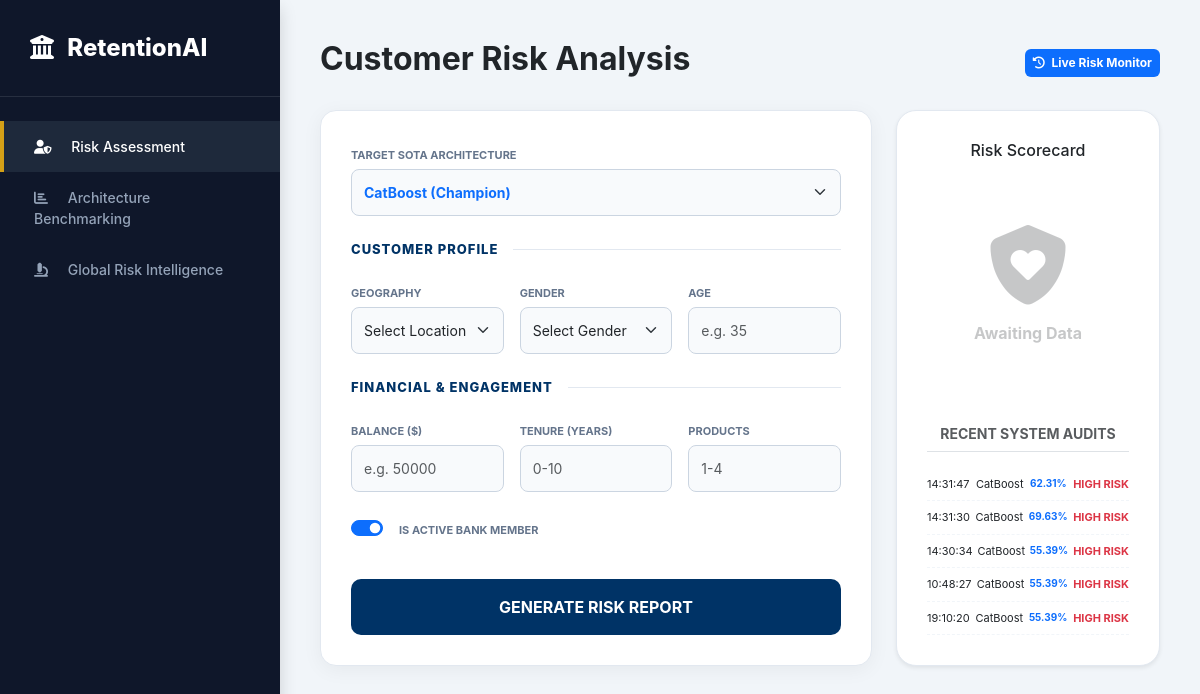
Before: / with the older database file.
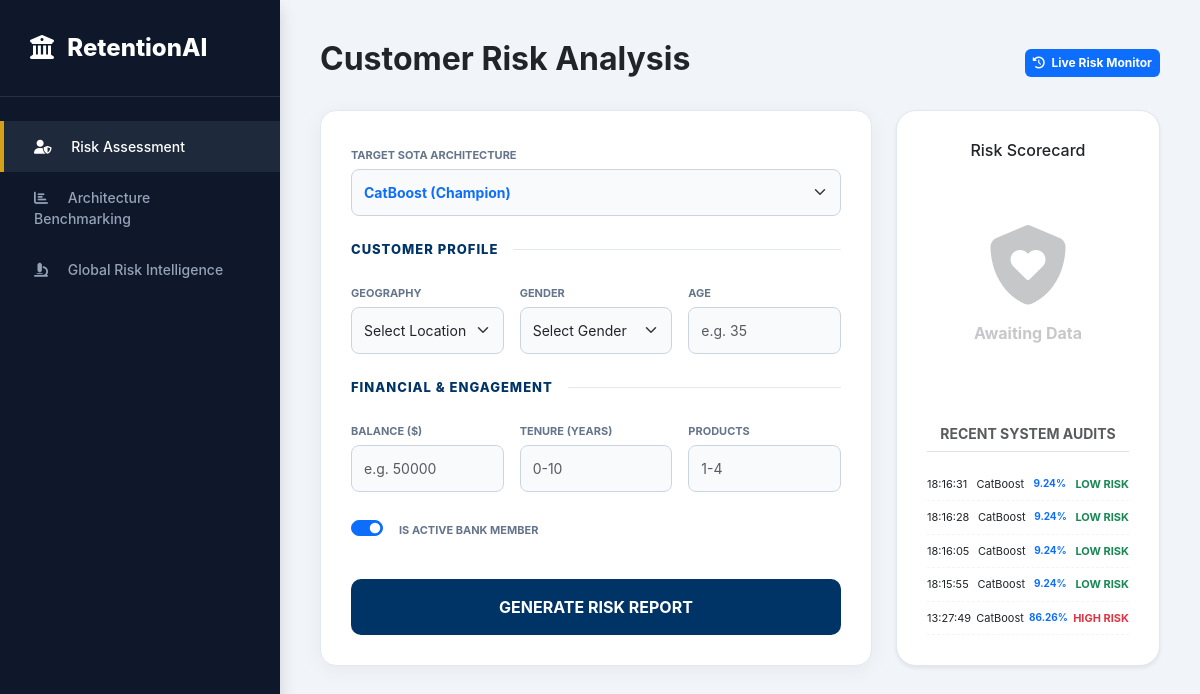
After: the same page with the newer database file.
### tables this page shows
CREATE TABLE predictions
                 (id INTEGER PRIMARY KEY AUTOINCREMENT,
                  time_stamp TEXT,
                  model_used TEXT, 
                  probability TEXT, 
                  result TEXT);

### app.py (the view)
@app.route('/')
def home():
    conn = sqlite3.connect('history.db'); c = conn.cursor()
    c.execute("SELECT time_stamp, model_used, probability, result FROM predictions ORDER BY id DESC LIMIT 5")
    history = c.fetchall(); conn.close()
    return render_template('index.html', inputs=None, history=history)

### templates/index.html (shortened to what this page needs)
<!DOCTYPE html>
<html lang="en">
<head>
    <link href="https://cdn.jsdelivr.net/npm/bootstrap@5.3.0/dist/css/bootstrap.min.css" rel="stylesheet">
    <link rel="stylesheet" href="https://cdnjs.cloudflare.com/ajax/libs/font-awesome/6.4.0/css/all.min.css">
</head>
<body>
    <div class="sidebar shadow">
        <a href="#" class="sidebar-brand"><i class="fa-solid fa-building-columns me-2"></i> RetentionAI</a>
        <div class="nav flex-column mt-4">
            <a class="nav-link active" onclick="showSection('risk-assessment', this)"><i class="fa-solid fa-user-shield me-3"></i> Risk Assessment</a>
            <a class="nav-link" onclick="showSection('model-comparison', this)"><i class="fa-solid fa-chart-bar me-3"></i> Architecture Benchmarking</a>
            <a class="nav-link" onclick="showSection('xai-analysis', this)"><i class="fa-solid fa-microscope me-3"></i> Global Risk Intelligence</a>
        </div>
    </div>
    <div class="main-content">
        <div id="risk-assessment" class="section-view active">
            <div class="d-flex justify-content-between align-items-center mb-4">
                <h2 class="fw-bold">Customer Risk Analysis</h2>
                <span class="badge bg-primary p-2"><i class="fa-solid fa-clock-rotate-left me-1"></i> Live Risk Monitor</span>
            </div>
            <form action="/predict" method="POST">
                <div class="row g-4">
                    <div class="col-lg-8">
                        <div class="glass-card">
                            <div class="mb-4">
                                <label>Target SOTA Architecture</label>
                                <select name="ModelChoice" class="form-select fw-bold text-primary">
                                    <option value="CatBoost" {{'selected' if not inputs or inputs['ModelChoice']=='CatBoost'}}>CatBoost (Champion)</option>
                                </select>
                            </div>
                            <div class="section-title">Customer Profile</div>
                            <div class="row g-3 mb-4">
                                <div class="col-md-4"><label>Geography</label><select name="Geography" class="form-select" required><option value="" disabled {{'selected' if not inputs}}>Select Location</option></select></div>
                                <div class="col-md-4"><label>Gender</label><select name="Gender" class="form-select" required><option value="" disabled {{'selected' if not inputs}}>Select Gender</option></select></div>
                                <div class="col-md-4"><label>Age</label><input type="number" name="Age" class="form-control" placeholder="e.g. 35" value="{{inputs['Age'] if inputs else ''}}" required></div>
                            </div>
                            <div class="section-title">Financial & Engagement</div>
                            <div class="row g-3 mb-4">
                                <div class="col-md-4"><label>Balance ($)</label><input type="number" name="Balance" class="form-control" placeholder="e.g. 50000" value="{{inputs['Balance'] if inputs else ''}}" required></div>
                                <div class="col-md-4"><label>Tenure (Years)</label><input type="number" name="Tenure" class="form-control" placeholder="0-10" value="{{inputs['Tenure'] if inputs else ''}}" required></div>
                                <div class="col-md-4"><label>Products</label><input type="number" name="NumOfProducts" class="form-control" placeholder="1-4" value="{{inputs['NumOfProducts'] if inputs else ''}}" required></div>
                            </div>
                            <div class="form-check form-switch mb-3"><input class="form-check-input" type="checkbox" name="IsActiveMember" value="1" {{'checked' if not inputs or inputs['IsActiveMember']}}><label class="switch-label fw-bold ms-2">Is Active Bank Member</label></div>
                            <button type="submit" class="btn-predict">GENERATE RISK REPORT</button>
                        </div>
                    </div>
                    <div class="col-lg-4">
                        <div class="analysis-card shadow-sm d-flex flex-column">
                            <h6 class="engine-header">Risk Scorecard</h6>
                            {% if prediction_text %}
                                <div class="status-pill {{ 'status-high' if prediction_text == 'HIGH RISK' else 'status-low' }}">{{ prediction_text }}</div>
                                <div class="risk-value">{{ prob_text }}</div>
                                <div class="small text-muted fw-bold mb-3">Churn Probability</div>
                                <div class="risk-meter"><div class="risk-fill {{ 'bg-danger' if prediction_text == 'HIGH RISK' else 'bg-success' }}" style="width: {{ prob_text }}"></div></div>
                            {% else %}<div class="my-auto opacity-25 py-5"><i class="fa-solid fa-shield-heart fa-5x mb-3"></i><p class="fw-bold">Awaiting Data</p></div>{% endif %}
                            <div class="audit-section mt-auto"><h6 class="text-muted small fw-bold border-bottom pb-2 mb-3">RECENT SYSTEM AUDITS</h6>
                                {% for row in history %}<div class="audit-row"><span>{{ row[0] }}</span><span class="audit-model">{{ row[1] }}</span><span class="text-primary fw-bold" style="font-size: 10px;">{{ row[2] }}</span><span class="{{ 'text-danger' if row[3] == 'HIGH RISK' else 'text-success' }} fw-bold">{{ row[3] }}</span></div>{% endfor %}
                            </div>
                        </div>
                    </div>
                </div>
            </form>
        </div>
    </div>
</body>
</html>

### templates/index.html (style rules this page uses)
:root { --sidebar-bg: #0f172a; --sidebar-hover: #1e293b; --accent-gold: #d4a017; --bank-navy: #003366; --bg-body: #f1f5f9; }
body { font-family: 'Inter', sans-serif; background-color: var(--bg-body); margin: 0; }
.sidebar { height: 100vh; width: 280px; position: fixed; top: 0; left: 0; background: var(--sidebar-bg); padding: 20px 0; z-index: 1000; }
.sidebar-brand { padding: 10px 30px 30px; color: white !important; font-weight: 800; font-size: 24px; display: block; text-decoration: none; border-bottom: 1px solid rgba(255,255,255,0.1); }
.nav-link { color: #94a3b8 !important; padding: 15px 30px; font-size: 14px; font-weight: 500; transition: 0.3s; border-left: 4px solid transparent; cursor: pointer; }
.nav-link:hover, .nav-link.active { background: var(--sidebar-hover); color: white !important; border-left-color: var(--accent-gold); }
.main-content { margin-left: 280px; padding: 40px; min-height: 100vh; }
.section-view { display: none; }
.section-view.active { display: block; animation: fadeIn 0.5s; }
.glass-card { background: white; border-radius: 16px; padding: 30px; box-shadow: 0 4px 20px rgba(0,0,0,0.05); border: 1px solid #e2e8f0; }
.section-title { font-size: 13px; font-weight: 800; color: var(--bank-navy); text-transform: uppercase; letter-spacing: 1px; margin-bottom: 20px; display: flex; align-items: center; }
.section-title::after { content: ""; flex: 1; height: 1px; background: #e2e8f0; margin-left: 15px; }
label { font-size: 11px; font-weight: 700; color: #64748b; margin-bottom: 5px; text-transform: uppercase; }
.form-control, .form-select { padding: 12px; border-radius: 8px; border: 1px solid #cbd5e1; background-color: #f8fafc; font-size: 14px; }
.analysis-card { background: #ffffff; border-radius: 20px; padding: 30px; border: 1px solid #e2e8f0; text-align: center; height: 100%; }
.audit-row { display: flex; justify-content: space-between; padding: 8px 0; font-size: 11px; border-bottom: 1px dashed #f1f5f9; }
.btn-predict { background: var(--bank-navy); color: white; border: none; padding: 16px; border-radius: 10px; font-weight: 700; width: 100%; margin-top: 20px; transition: 0.3s; }

Changed rows visible on the page:
no longer on this page (row unchanged): predictions: time_stamp "14:31:47", model_used "CatBoost", probability "62.31%", result "HIGH RISK"
no longer on this page (row unchanged): predictions: time_stamp "14:31:30", model_used "CatBoost", probability "69.63%", result "HIGH RISK"
no longer on this page (row unchanged): predictions: time_stamp "14:30:34", model_used "CatBoost", probability "55.39%", result "HIGH RISK"
no longer on this page (row unchanged): predictions: time_stamp "10:48:27", model_used "CatBoost", probability "55.39%", result "HIGH RISK"
no longer on this page (row unchanged): predictions: time_stamp "19:10:20", model_used "CatBoost", probability "55.39%", result "HIGH RISK"
added predictions: time_stamp "18:16:31", model_used "CatBoost", probability "9.24%", result "LOW RISK"
added predictions: time_stamp "18:16:28", model_used "CatBoost", probability "9.24%", result "LOW RISK"
added predictions: time_stamp "18:16:05", model_used "CatBoost", probability "9.24%", result "LOW RISK"
added predictions: time_stamp "18:15:55", model_used "CatBoost", probability "9.24%", result "LOW RISK"
added predictions: time_stamp "13:27:49", model_used "CatBoost", probability "86.26%", result "HIGH RISK"
